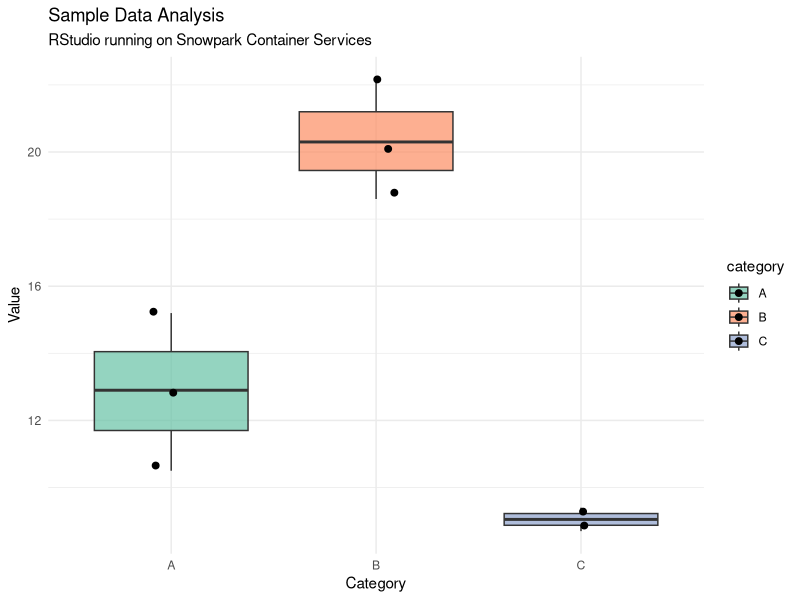

Recreate this plot in R.
# Test R Script for Snowflake SPCS
# Run this in RStudio to verify the environment is working

library(dplyr)
library(ggplot2)

cat("=== RStudio on SPCS Test ===\n")
cat("R Version:", R.version.string, "\n")
cat("Working Directory:", getwd(), "\n\n")

# Create sample data frame (mirrors SAMPLE_DATA table in Snowflake)
sample_data <- data.frame(
  id = 1:8,
  category = c('A', 'B', 'A', 'C', 'B', 'A', 'C', 'B'),
  value = c(10.5, 20.3, 15.2, 8.7, 22.1, 12.9, 9.4, 18.6)
)

# Calculate summary statistics
cat("Sample Data:\n")
print(sample_data)

cat("\nSummary Statistics by Category:\n")
summary_stats <- sample_data %>%
  group_by(category) %>%
  summarize(
    count = n(),
    mean_value = mean(value),
    sd_value = sd(value),
    min_value = min(value),
    max_value = max(value)
  )
print(summary_stats)

# Create visualization
p <- ggplot(sample_data, aes(x = category, y = value, fill = category)) +
  geom_boxplot(alpha = 0.7) +
  geom_jitter(width = 0.1, size = 2) +
  theme_minimal() +
  labs(
    title = "Sample Data Analysis",
    subtitle = "RStudio running on Snowpark Container Services",
    x = "Category",
    y = "Value"
  ) +
  scale_fill_brewer(palette = "Set2")

print(p)

cat("\n=== Test Complete ===\n")
cat("RStudio is working correctly on SPCS!\n")
